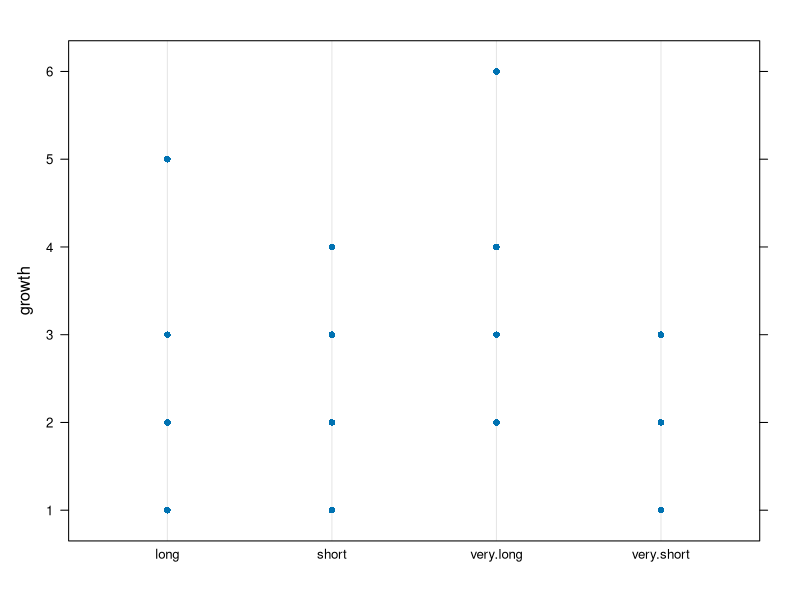
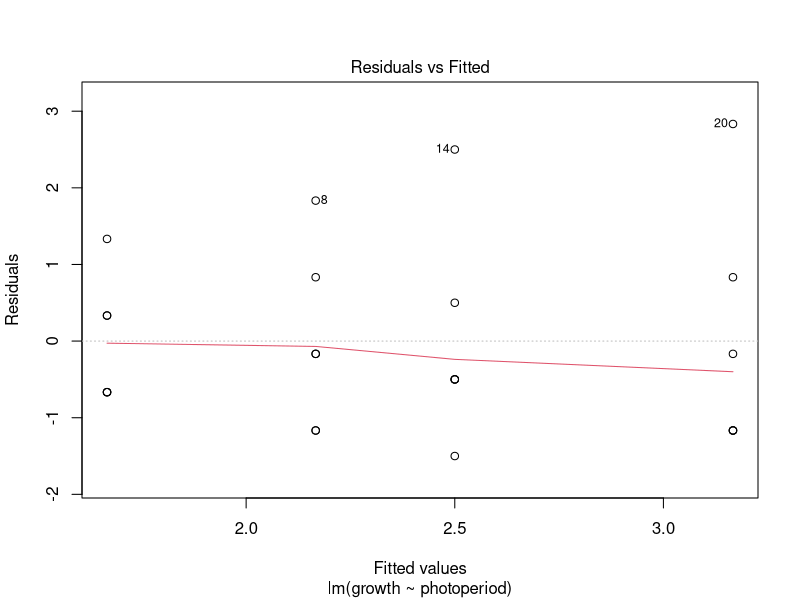
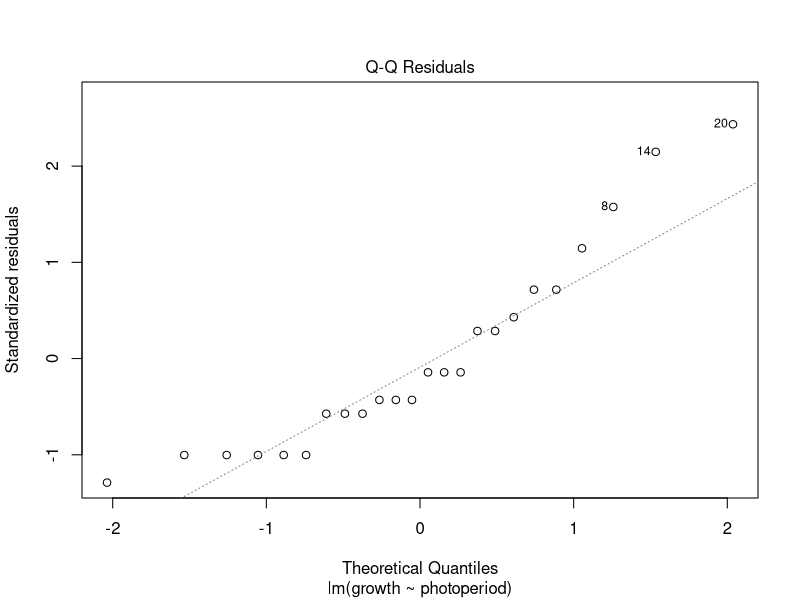
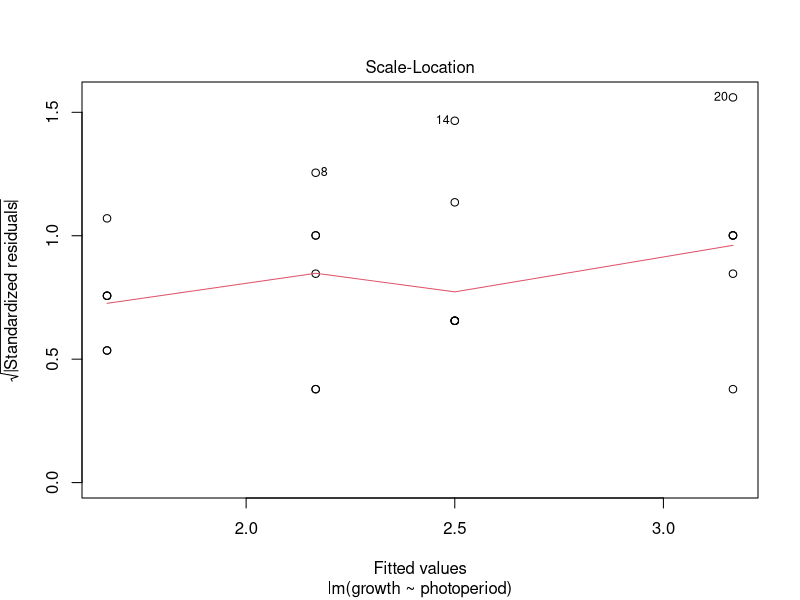
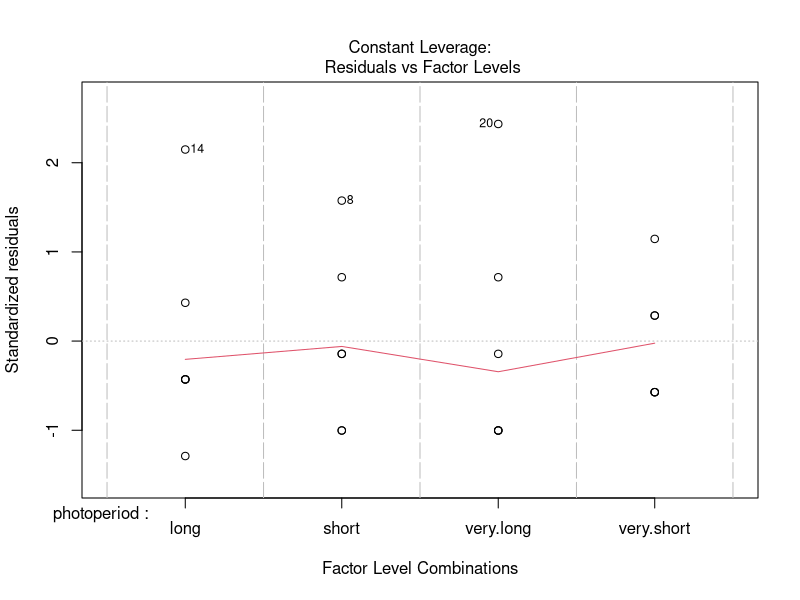

R code for these plots, in order:

library(lattice);

### Using predefined functions lm() and anova() ####################################################
DF.growth <- data.frame(
	growth = c(
		2,3,1,1,2,1,
		3,4,2,1,2,1,
		3,5,1,2,2,2,
		4,6,2,2,2,3
		),
	photoperiod = c(rep("very.short",6),rep("short",6),rep("long",6),rep("very.long",6))
	);
str(DF.growth);
DF.growth;

# plot the fat absorbed data, stratified by fat type:
pdf("exercise-2-04_dotplot-growth.pdf");
dotplot(
	growth ~ photoperiod,
	data = DF.growth
	);
dev.off();

LM.growth <- lm(
	formula = growth ~ photoperiod,
	data    = DF.growth
	);

# generate residual plots for goodness-of-fit diagnostics:
pdf("exercise-2-04_LM-growth.pdf");
plot(LM.growth);
dev.off();

summary(LM.growth);

anova(LM.growth);

### Computing from first principle #################################################################
MAT.growth <- matrix(DF.growth[,'growth'], nrow = 6, ncol = 4);
colnames(MAT.growth) <- c('very.short','short','long','very.long');
MAT.growth;

num.of.groups <- ncol(MAT.growth);
num.of.observations <- nrow(MAT.growth) * ncol(MAT.growth);

colMeans(MAT.growth);
colMeans.MAT.growth <- colMeans(MAT.growth);

within.group.deviations <- t(apply(
	X      = MAT.growth,
	MARGIN = 1,
	FUN    = function(x) { return( x - colMeans.MAT.growth); }
	));
within.group.deviations;

within.group.squared.deviations <- within.group.deviations^2;
within.group.squared.deviations;

SS.within.group <- sum(within.group.squared.deviations);
SS.within.group;

colMeans.MAT.growth;

between.group.deviations <- colMeans.MAT.growth - mean(MAT.growth);
between.group.deviations;

between.group.squared.deviations <- between.group.deviations^2;
between.group.squared.deviations;

SS.between.group <- nrow(MAT.growth) * sum(between.group.squared.deviations);
SS.between.group;

F.statistic <- (SS.between.group/(num.of.groups-1)) / (SS.within.group/(num.of.observations-num.of.groups));
F.statistic;

p.value <- pf(q = F.statistic, df1 = num.of.groups-1, df2 = num.of.observations-num.of.groups, lower.tail = FALSE);
p.value;

### Conclusion #####################################################################################
# The large p-value of 0.2550719 suggests that there is no significant evidence in the data that
# photoperiod does not affect growth.

